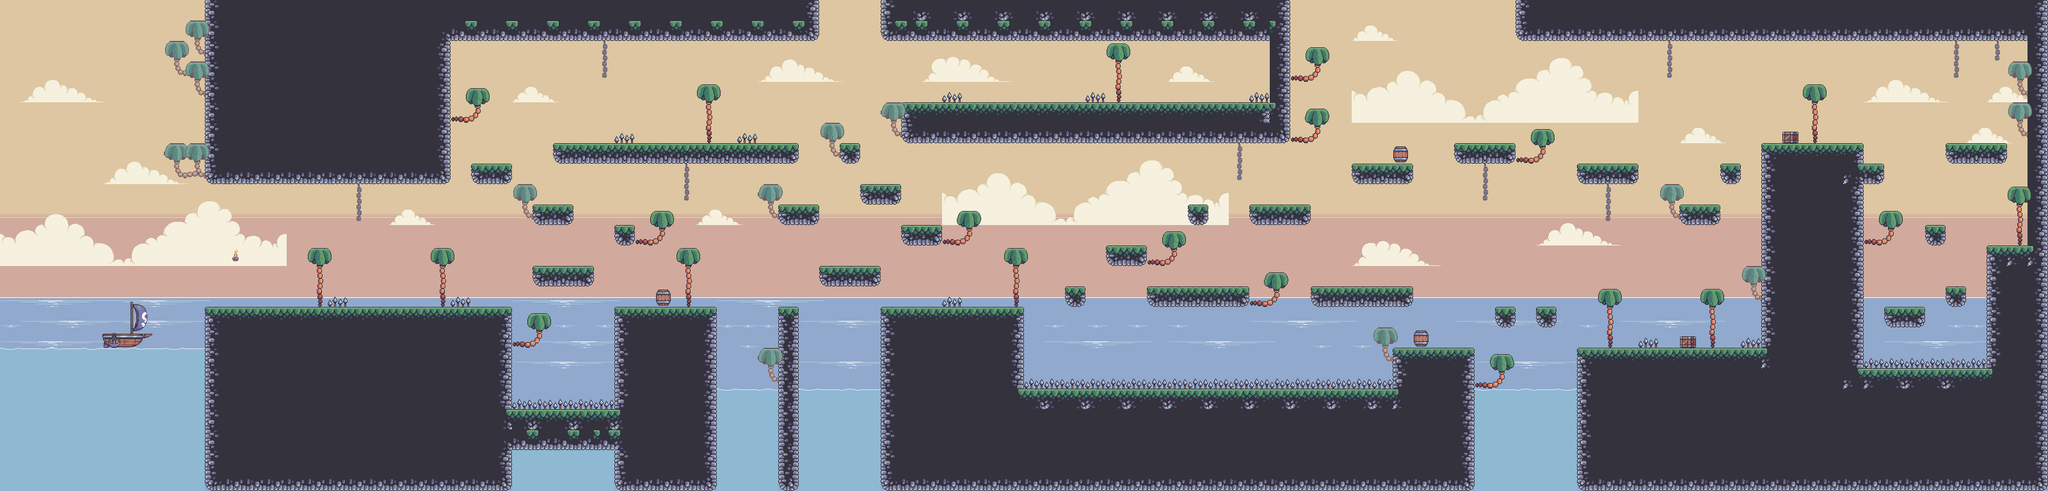

The image is a tile-based game level rendered from a .tmx file. Its description and source (layers, tilesets, objects; grid data summarised) follow:
An orthogonal 100x24 tile map with 32x32 px tiles, 2 tile layers (Background, Foreground), 25 tilesets and 92 objects.

<map version="1.10" tiledversion="1.10.2" orientation="orthogonal" renderorder="right-down" width="100" height="24" tilewidth="32" tileheight="32" infinite="0" nextlayerid="18" nextobjectid="122">
 <tileset firstgid="1" source="resource/Terrain.tsx" />
 <tileset firstgid="86" source="resource/water_atlas_animation.tsx" />
 <tileset firstgid="87" source="resource/water.tsx" />
 <tileset firstgid="88" source="resource/Spikes.tsx" />
 <tileset firstgid="89" source="resource/tree_one_atlas.tsx" />
 <tileset firstgid="93" source="resource/tree_two_atlas.tsx" />
 <tileset firstgid="97" source="resource/back_tree.tsx" />
 <tileset firstgid="101" source="resource/BG Image.tsx" />
 <tileset firstgid="105" source="resource/Big Clouds.tsx" />
 <tileset firstgid="106" source="resource/Small Cloud 2.tsx" />
 <tileset firstgid="107" source="resource/Small Cloud 1.tsx" />
 <tileset firstgid="108" source="resource/Small Cloud 3.tsx" />
 <tileset firstgid="109" source="resource/Water Reflect Big.tsx" />
 <tileset firstgid="110" source="resource/Water Reflect Small.tsx" />
 <tileset firstgid="111" source="resource/blue.tsx" />
 <tileset firstgid="112" source="resource/red.tsx" />
 <tileset firstgid="113" source="resource/Additional Sky.tsx" />
 <tileset firstgid="114" source="resource/blue_red.tsx" />
 <tileset firstgid="115" source="resource/red_yellow.tsx" />
 <tileset firstgid="116" source="resource/barrel.tsx" />
 <tileset firstgid="117" source="resource/box.tsx" />
 <tileset firstgid="118" source="resource/ship.tsx" />
 <tileset firstgid="119" source="resource/candle.tsx" />
 <tileset firstgid="120" source="resource/big_chain.tsx" />
 <tileset firstgid="121" source="resource/small_chain.tsx" />
 <layer id="1" name="Background" width="100" height="24">
  <data>[2400 cells, 2400 non-empty, 5 distinct tile ids]</data>
 </layer>
 <layer id="2" name="Foreground" width="100" height="24">
  <data>[2400 cells, 1224 non-empty, 57 distinct tile ids]</data>
 </layer>
 <objectgroup id="3" name="Ground">
  <object id="1" x="320.5" y="480" width="480" height="289" />
  <object id="2" x="959" y="478" width="161" height="291" />
  <object id="3" x="1214" y="479" width="36" height="289" />
  <object id="4" x="1376" y="479" width="224" height="288" />
  <object id="6" x="320" y="1" width="383" height="288" />
  <object id="7" x="736" y="256" width="64" height="32.3333" />
  <object id="8" x="831.667" y="415" width="97" height="34.3333" />
  <object id="9" x="862" y="222" width="385" height="34" />
  <object id="10" x="704.667" y="1.33333" width="575.333" height="62" />
  <object id="11" x="1216" y="320" width="63" height="32" />
  <object id="12" x="1310.33" y="224" width="34" height="33" />
  <object id="13" x="1281.67" y="414.667" width="94.3333" height="33" />
  <object id="14" x="1374.67" y="-2.66667" width="640" height="68" />
  <object id="15" x="1405.33" y="161.333" width="609.333" height="62.6667" />
  <object id="16" x="1984.67" y="66" width="30" height="95.3333" />
  <object id="17" x="1662.67" y="447.333" width="32.6667" height="31.3333" />
  <object id="18" x="799.333" y="640.667" width="160" height="61.3333" />
  <object id="19" x="1599" y="609" width="578" height="158" />
  <object id="20" x="2177" y="543" width="127" height="225" />
  <object id="21" x="1791.33" y="446.667" width="159.333" height="34" />
  <object id="23" x="2048" y="448" width="160" height="32.3333" />
  <object id="24" x="1951.5" y="319" width="96" height="33.5" />
  <object id="25" x="2111" y="255.75" width="96.75" height="32.5" />
  <object id="26" x="2271.33" y="224.667" width="96.6667" height="30.6667" />
  <object id="27" x="2398.66" y="480" width="33.3333" height="33.3333" />
  <object id="28" x="2463.5" y="255.5" width="97" height="33" />
  <object id="29" x="2622.67" y="318" width="65.3333" height="34.6667" />
  <object id="30" x="3040.66" y="222" width="96.6667" height="34.6667" />
  <object id="31" x="3006" y="350.667" width="34" height="34" />
  <object id="32" x="3040" y="446.667" width="32" height="34" />
  <object id="33" x="2943.33" y="478.667" width="65.3333" height="32.6667" />
  <object id="34" x="2463.33" y="544.667" width="287.333" height="223.333" />
  <object id="35" x="2751.33" y="222.667" width="160" height="544.667" />
  <object id="36" x="2910.5" y="578.333" width="288" height="188.667" />
  <object id="37" x="3104" y="385.334" width="94.6667" height="192.666" />
  <object id="41" x="2934.5" y="329" width="39.25" height="27.5" />
  <object id="43" x="3167.33" y="2" width="31.3333" height="383.333" />
  <object id="44" x="2368" y="0" width="800" height="64" />
  <object id="64" x="1727.33" y="385.333" width="64" height="32.6667" />
  <object id="65" x="831.333" y="319.833" width="63.6667" height="32" />
  <object id="66" x="959.333" y="352" width="32.6667" height="32" />
  <object id="67" x="1345" y="287.333" width="62.3333" height="34" />
  <object id="68" x="1406.67" y="350.667" width="64" height="34" />
  <object id="69" x="1854.67" y="319.333" width="32.6667" height="33.3333" />
  <object id="70" x="2335.33" y="479.333" width="33.3333" height="32.6667" />
  <object id="71" x="2687.33" y="255.333" width="32.6667" height="31.3333" />
  <object id="72" x="2911.5" y="255.5" width="32" height="32" />
 </objectgroup>
 <objectgroup id="4" name="Water">
  <object id="45" x="0" y="542" width="318.667" height="224" />
  <object id="46" x="800" y="704" width="159.333" height="62.6667" />
  <object id="47" x="1120" y="607.333" width="96" height="159.333" />
  <object id="48" x="1248.67" y="605.333" width="128" height="161.333" />
  <object id="49" x="2303.33" y="606" width="159.333" height="161.333" />
 </objectgroup>
 <objectgroup id="5" name="Spike">
  <object id="51" x="799.667" y="621.333" width="159.667" height="19.3333" />
  <object id="55" x="1952" y="141.5" width="31.25" height="19" />
  <object id="56" x="1599.5" y="586" width="319.5" height="23" />
  <object id="57" x="1919" y="586.5" width="256.5" height="22" />
  <object id="59" x="2559.75" y="526" width="32.25" height="18.25" />
  <object id="60" x="2719.75" y="524" width="31.5" height="19.75" />
  <object id="62" x="2911.5" y="556.5" width="193" height="20.5" />
  <object id="77" x="512" y="463" width="31" height="16.5" />
  <object id="78" x="703.5" y="463.5" width="32" height="16" />
  <object id="79" x="1471.5" y="463.5" width="31" height="16.5" />
  <object id="84" x="959.5" y="207" width="32" height="16.5" />
  <object id="85" x="1152" y="207" width="31.5" height="16" />
  <object id="86" x="1696" y="143" width="31.5" height="17" />
  <object id="87" x="1471.5" y="142" width="31.5" height="17.5" />
 </objectgroup>
 <objectgroup id="6" name="NPC">
  <object id="96" x="478.833" y="446.833" width="33" height="32" />
 </objectgroup>
 <objectgroup id="7" name="Special_Item">
  <object id="88" x="3136.34" y="128.333" width="31.6667" height="32.3333">
   <properties>
    <property name="silver_coin" value="" />
   </properties>
  </object>
  </objectgroup>
 <objectgroup id="8" name="Crabby">
  <!-- 18 objects omitted --></objectgroup>
 <objectgroup id="9" name="PinkStar">
  <!-- 14 objects omitted --></objectgroup>
 <objectgroup id="10" name="RedTotem">
  <!-- 12 objects omitted --></objectgroup>
 <objectgroup id="11" name="Ship">
  <!-- 11 objects omitted --></objectgroup>
 <objectgroup id="12" name="Player">
  <!-- 10 objects omitted --></objectgroup>
 <objectgroup id="13" name="Shark">
  <!-- 9 objects omitted --></objectgroup>
 <objectgroup id="14" name="GreenTotem">
  <!-- 4 objects omitted --></objectgroup>
 <objectgroup id="15" name="BlueTotem">
  <!-- 3 objects omitted --></objectgroup>
 <objectgroup id="16" name="Seashell">
  <!-- 2 objects omitted --></objectgroup>
 <objectgroup id="17" name="Chest" />
</map>
<!-- 24 of 92 objects omitted -->
